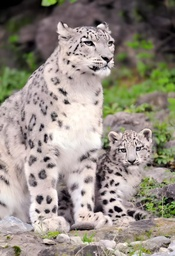
#> input picture zuoye2/test.xuebao.jpg, 175 x 256 px, shrunk from 1279 x 1876 before the run, found by its file name
$ python zuoye2.py   (older library calls are emulated)
#> lines starting #> are read from the running program, lines starting #| are printed output that depends on the picture
import cv2
import numpy as np
import matplotlib.pyplot as plt

# 1. 自编：直方图均衡化
def my_equalize_hist(img):
    h, w = img.shape
    hist = np.zeros(256, dtype=np.int32)
    for y in range(h):
        for x in range(w):
            hist[img[y, x]] += 1
    total = h * w
    p = hist / total
    cdf = np.zeros_like(p)
    cdf[0] = p[0]
    for i in range(1, 256):
        cdf[i] = cdf[i-1] + p[i]
    s = np.uint8(255 * cdf)
    out = np.zeros_like(img)
    for y in range(h):
        for x in range(w):
            out[y, x] = s[img[y, x]]
    return out

#  2. 生成低对比、噪声图像
def low_contrast(img, alpha=0.4, beta=20):
#> called with alpha = 0.4, beta = 20
    return np.clip(alpha * img + beta, 0, 255).astype(np.uint8)
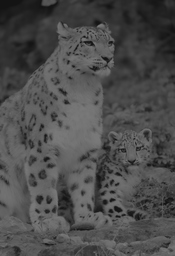
#> returned value: shape (256, 175); min 20, max 122, mean 76.6

def add_gaussian_noise(img, sigma=15):
#> called with sigma = 15
    noise = np.random.normal(0, sigma, img.shape)
    return np.clip(img + noise, 0, 255).astype(np.uint8)

def add_salt_pepper(img, prob=0.02):
#> called with prob = 0.02
    out = img.copy()
    h, w = img.shape
#> h = 256; w = 175
    pts = np.random.randint(0, h*w, int(prob*h*w))
    out.flat[pts] = 255
    pts = np.random.randint(0, h*w, int(prob*h*w))
    out.flat[pts] = 0
    return out

# 3. 锐化（Laplacian）
def sharpen(img):
    lap = cv2.Laplacian(img, cv2.CV_64F)
    return np.clip(img - 0.4*lap, 0, 255).astype(np.uint8)

# 4. 定量评价指标
def entropy(img):
    hist = cv2.calcHist([img],[0],None,[256],[0,256])
    hist = hist / hist.sum() + 1e-8
    return -np.sum(hist * np.log2(hist))

def average_gradient(img):
    gx = cv2.Sobel(img,cv2.CV_64F,1,0,ksize=3)
    gy = cv2.Sobel(img,cv2.CV_64F,0,1,ksize=3)
    return np.mean(np.sqrt(gx**2 + gy**2))

# 主流程
if __name__ == "__main__":
    img = cv2.imread("/mnt/c/Users/Lenovo/Pictures/Camera Roll/test.xuebao.jpg", 0)
    if img is None:
        raise FileNotFoundError("图片读取失败！")

    # 生成三种问题图像
    img_low = low_contrast(img)
    img_gauss = add_gaussian_noise(img)
    img_sp = add_salt_pepper(img)
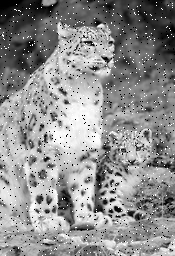
#> img_sp: shape (256, 175); min 0, max 255, mean 141.9

    imgs = [
        ("Original", img),
        ("LowContrast", img_low),
        ("GaussianNoise", img_gauss),
        ("SaltPepper", img_sp)
    ]

    # 绘图
    plt.figure(figsize=(28, 12))
    idx = 1
    for name, I in imgs:
        he = my_equalize_hist(I)
        clahe = cv2.createCLAHE(clipLimit=2).apply(I)
        mean3 = cv2.blur(I, (3,3))
        gauss3 = cv2.GaussianBlur(I,(3,3),0)
        median = cv2.medianBlur(I,3)
        sharp = sharpen(I)
        comb1 = my_equalize_hist(gauss3)
        comb2 = gauss3

        results = [(name, I), ("HE", he), ("CLAHE", clahe),
                   ("Mean3", mean3), ("Gauss3", gauss3), ("Median", median),
                   ("Sharpen", sharp), ("Filter→HE", comb1), ("HE→Filter", comb2)]

        for title, res in results:
            plt.subplot(len(imgs), 18, idx)
            plt.imshow(res, cmap="gray")
            plt.title(title, fontsize=8)
            plt.axis("off")
            idx += 1
            plt.subplot(len(imgs), 18, idx)
            plt.hist(res.flatten(), bins=256, range=(0,256), color="k", lw=0.3)
            plt.axis("off")
            idx += 1
#> this loop made 4 passes
#> name on passes 1 to 4: 'Original', 'LowContrast', 'GaussianNoise', 'SaltPepper'
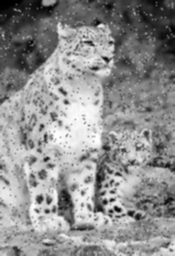
#> gauss3: shape (256, 175); min 0, max 254, mean 142
#> after the loop, idx = 73

    plt.tight_layout()
    plt.savefig("result_all.png", dpi=200)
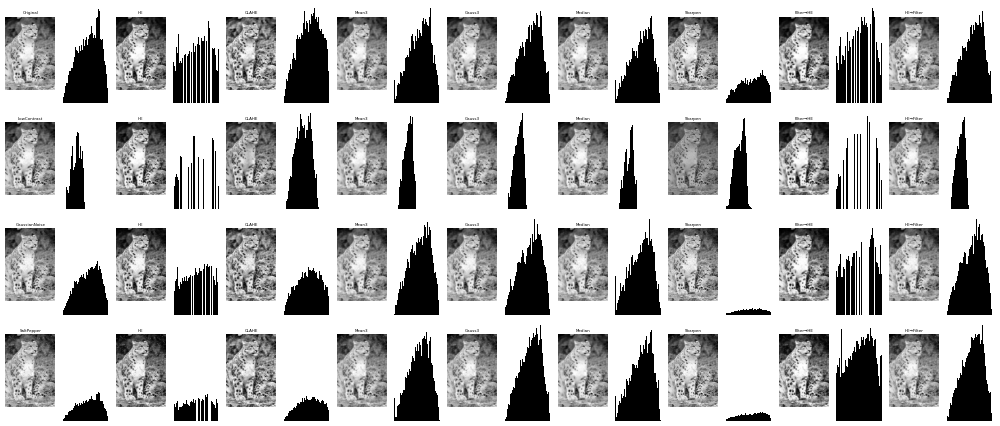
#> figure drawn by matplotlib, 72 panels
    print("✅ 已生成对比图：result_all.png")

    # 输出所有处理方法的定量指标
    print("\n===== 定量指标对比（处理前 vs 处理后） =====")
    for name, I in imgs:
        he = my_equalize_hist(I)
        clahe = cv2.createCLAHE(clipLimit=2).apply(I)
        mean3 = cv2.blur(I, (3,3))
        gauss3 = cv2.GaussianBlur(I,(3,3),0)
        median = cv2.medianBlur(I,3)
        sharp = sharpen(I)
        comb1 = my_equalize_hist(gauss3)
        comb2 = gauss3

        print(f"\n🔹 {name}")
        for method, res in [
            ("Original", I), ("HE", he), ("CLAHE", clahe),
            ("Mean3", mean3), ("Gauss3", gauss3), ("Median", median),
            ("Sharoen", sharp), ("Filter→HE", comb1), ("HE→Filter", comb2)
        ]:
            e = entropy(res)
            g = average_gradient(res)
            print(f"  {method:<8}  熵={e:.2f}   梯度={g:.1f}")
#> this loop made 4 passes
#> (printed output is left out)
#> pass 1, in sharpen (call 5), `lap = cv2.Laplacian(img, cv2.CV_64F)`:
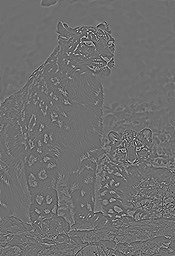
#> lap: shape (256, 175) float64; min -366, max 472, mean 0; drawn with min black and max white
#> pass 1, `sharp = sharpen(I)`:
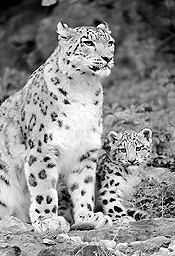
#> sharp: shape (256, 175); min 0, max 255, mean 142.3
#> pass 1, `comb1 = my_equalize_hist(gauss3)`:
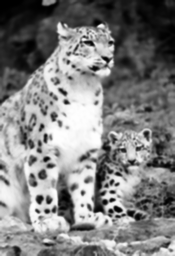
#> comb1: shape (256, 175); min 0, max 254, mean 127.6
